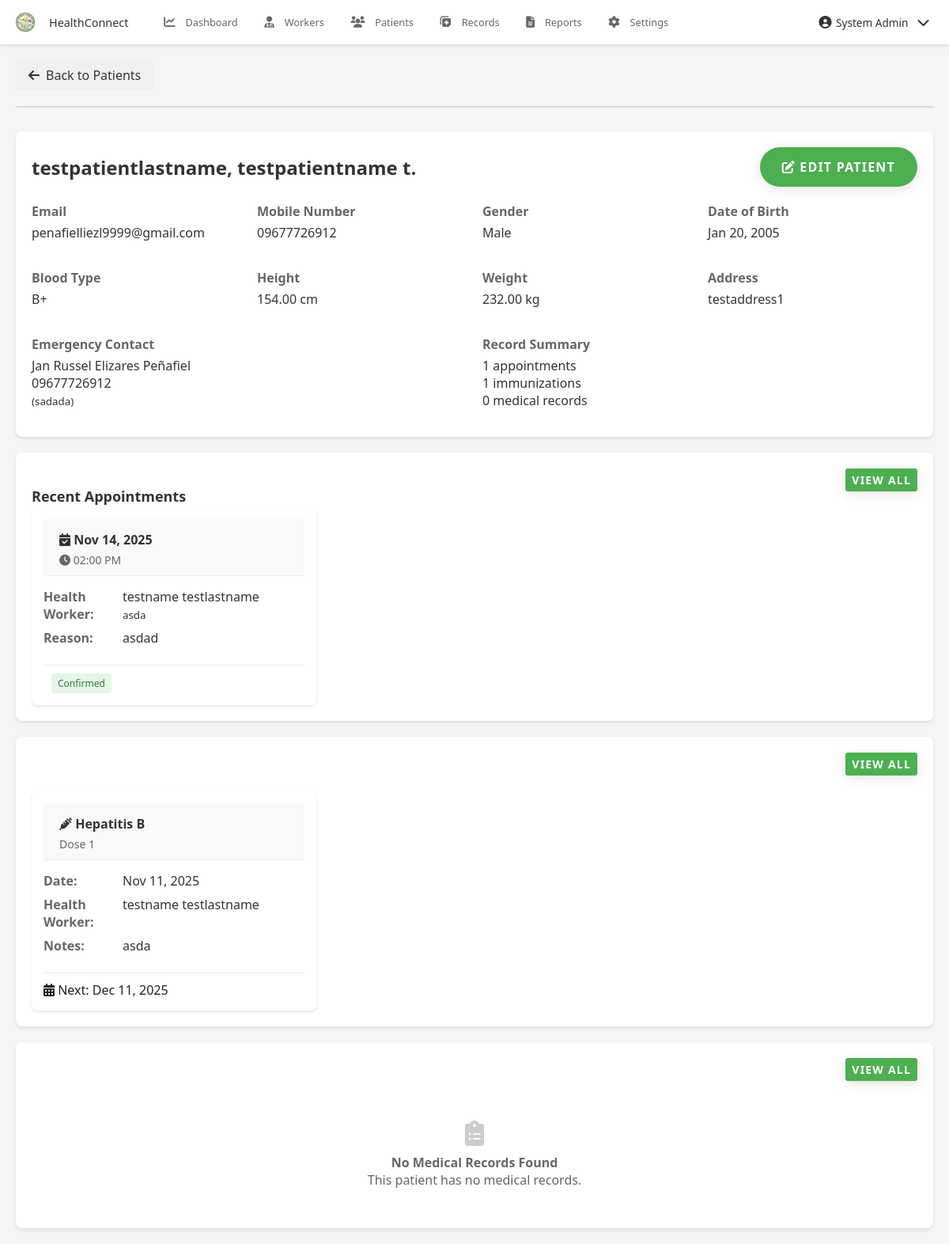
The page /pages/admin/view_patient.php?id=18 (signed in) on the database as committed earlier.
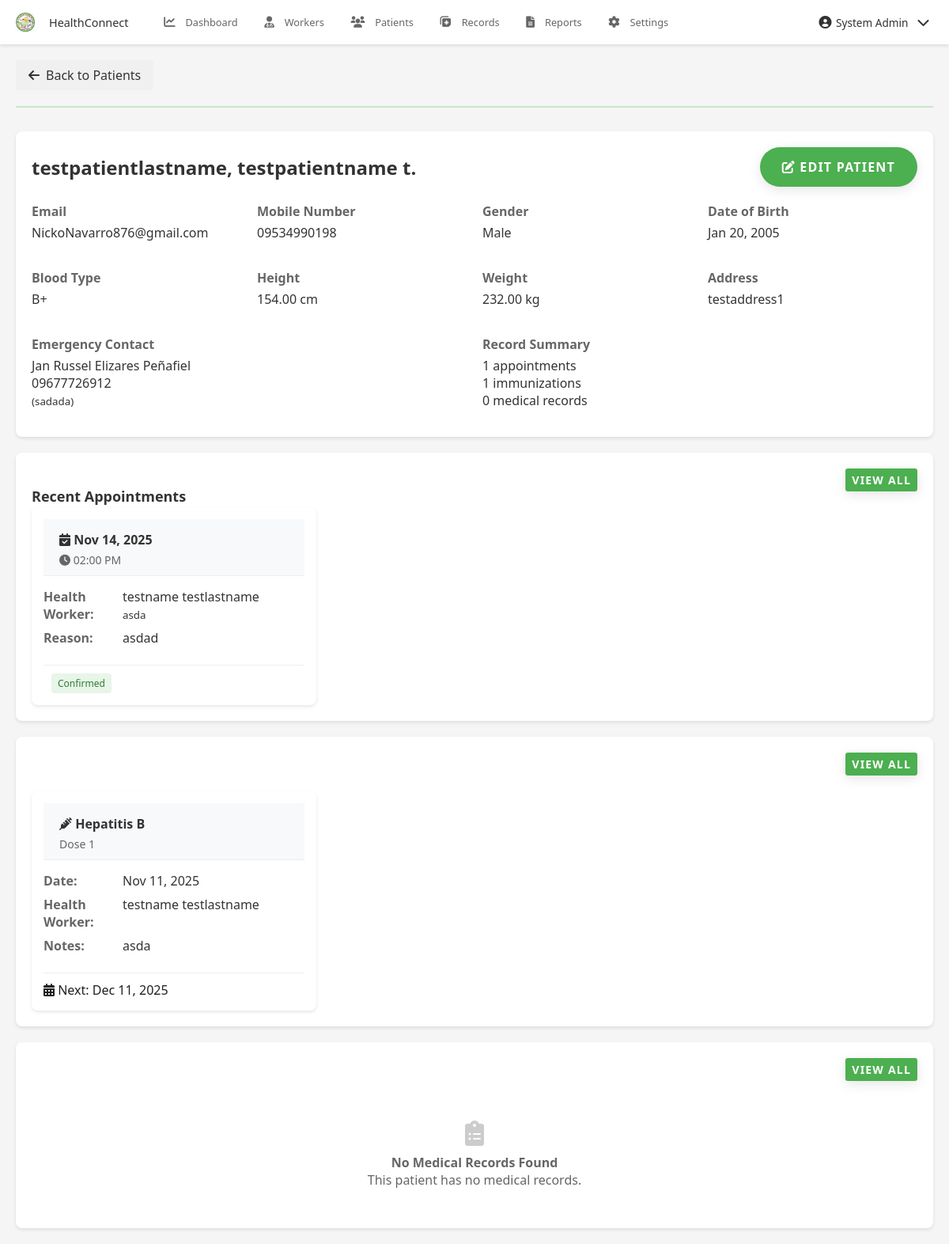
The same page on the database as committed later.
### tables this page shows
CREATE TABLE `patients` (
  `patient_id` int(11) NOT NULL,
  `user_id` int(11) DEFAULT NULL,
  `blood_type` varchar(5) DEFAULT NULL,
  `height` decimal(5,2) DEFAULT NULL,
  `weight` decimal(5,2) DEFAULT NULL,
  `emergency_contact_name` varchar(200) DEFAULT NULL,
  `emergency_contact_number` varchar(20) DEFAULT NULL,
  `emergency_contact_relationship` varchar(100) DEFAULT NULL,
  `created_at` timestamp NOT NULL DEFAULT current_timestamp(),
  `updated_at` timestamp NOT NULL DEFAULT current_timestamp() ON UPDATE current_timestamp(),
  `is_approved` tinyint(1) DEFAULT 0,
  `approved_at` timestamp NULL DEFAULT NULL
);

CREATE TABLE `users` (
  `user_id` int(11) NOT NULL,
  `role_id` int(11) DEFAULT NULL,
  `username` varchar(50) NOT NULL,
  `email` varchar(100) NOT NULL,
  `password` varchar(255) NOT NULL,
  `mobile_number` varchar(20) DEFAULT NULL,
  `first_name` varchar(100) NOT NULL,
  `middle_name` varchar(100) DEFAULT NULL,
  `last_name` varchar(100) NOT NULL,
  `gender` enum('Male','Female','Other') DEFAULT NULL,
  `date_of_birth` date DEFAULT NULL,
  `address` text DEFAULT NULL,
  `profile_picture` varchar(255) DEFAULT NULL,
  `is_active` tinyint(1) DEFAULT 1,
  `last_login` datetime DEFAULT NULL,
  `otp` varchar(6) DEFAULT NULL,
  `otp_expiry` datetime DEFAULT NULL,
  `created_at` timestamp NOT NULL DEFAULT current_timestamp(),
  `updated_at` timestamp NOT NULL DEFAULT current_timestamp() ON UPDATE current_timestamp()
);

### pages/admin/view_patient.php (the view, shortened to what the changed rows need)
<?php
$database = new Database();
$conn = $database->getConnection();
$user_id = isset($_GET['id']) ? (int)$_GET['id'] : 0;
try {
    $query = "SELECT u.*, p.*,
              (SELECT COUNT(*) FROM appointments a WHERE a.patient_id = p.patient_id) as appointment_count,
              (SELECT COUNT(*) FROM immunization_records ir WHERE ir.patient_id = p.patient_id) as immunization_count,
              (SELECT COUNT(*) FROM medical_records mr WHERE mr.patient_id = p.patient_id) as medical_record_count
              FROM users u
              JOIN patients p ON u.user_id = p.user_id
              WHERE u.user_id = :user_id";
    $stmt = $conn->prepare($query);
    $stmt->bindParam(':user_id', $user_id, PDO::PARAM_INT);
    $stmt->execute();
    $patient = $stmt->fetch(PDO::FETCH_ASSOC);
} catch (PDOException $e) {
    error_log("Error fetching patient details: " . $e->getMessage());
    $_SESSION['error'] = "Error fetching patient details. Please try again.";
    header('Location: patients.php');
    exit();
}
?>
<!DOCTYPE html>
<html lang="en">
<head>
    <?php include __DIR__ . '/../../includes/header_links.php'; ?>
</head>
<body>
    <div class="container">
        <div class="patient-info">
            <div class="info-header">
                <h2 class="patient-name">
                    <?php echo htmlspecialchars($patient['last_name'] . ', ' . $patient['first_name']); ?>
                    <?php if ($patient['middle_name']): ?>
                        <?php echo ' ' . htmlspecialchars($patient['middle_name'][0]) . '.'; ?>
                    <?php endif; ?>
                </h2>
                <a href="edit_patient.php?id=<?php echo $patient['user_id']; ?>" class="btn btn-primary">
                    <i class="fas fa-edit"></i> Edit Patient
                </a>
            </div>
            <div class="info-grid">
                <div class="info-item">
                    <div class="info-label">Email</div>
                    <div class="info-value"><?php echo htmlspecialchars($patient['email']); ?></div>
                </div>
                <div class="info-item">
                    <div class="info-label">Mobile Number</div>
                    <div class="info-value"><?php echo htmlspecialchars($patient['mobile_number']); ?></div>
                </div>
                <div class="info-item">
                    <div class="info-label">Gender</div>
                    <div class="info-value"><?php echo htmlspecialchars($patient['gender']); ?></div>
                </div>
                <div class="info-item">
                    <div class="info-label">Date of Birth</div>
                    <div class="info-value"><?php echo date('M d, Y', strtotime($patient['date_of_birth'])); ?></div>
                </div>
                <div class="info-item">
                    <div class="info-label">Blood Type</div>
                    <div class="info-value"><?php echo htmlspecialchars($patient['blood_type'] ?: 'Not specified'); ?></div>
                </div>
                <div class="info-item">
                    <div class="info-label">Height</div>
                    <div class="info-value"><?php echo $patient['height'] ? htmlspecialchars($patient['height']) . ' cm' : 'Not specified'; ?></div>
                </div>
                <div class="info-item">
                    <div class="info-label">Weight</div>
                    <div class="info-value"><?php echo $patient['weight'] ? htmlspecialchars($patient['weight']) . ' kg' : 'Not specified'; ?></div>
                </div>
                <div class="info-item">
                    <div class="info-label">Address</div>
                    <div class="info-value"><?php echo htmlspecialchars($patient['address']); ?></div>
                </div>
            </div>
            <div class="info-grid" style="margin-top: 20px;">
                <div class="info-item">
                    <div class="info-label">Emergency Contact</div>
                    <div class="info-value">
                        <?php echo htmlspecialchars($patient['emergency_contact_name']); ?><br>
                        <?php echo htmlspecialchars($patient['emergency_contact_number']); ?><br>
                        <small>(<?php echo htmlspecialchars($patient['emergency_contact_relationship']); ?>)</small>
                    </div>
                </div>
            </div>
        </div>
    </div>
</body>
</html>

Rows that differ between the two databases and show on the page:
changed through a linked row, patients "Jan Russel Elizares Peñafiel": user.email "penafielliezl9999@gmail.com" → "NickoNavarro876@gmail.com"; user.mobile_number "09677726912" → "09534990198"
